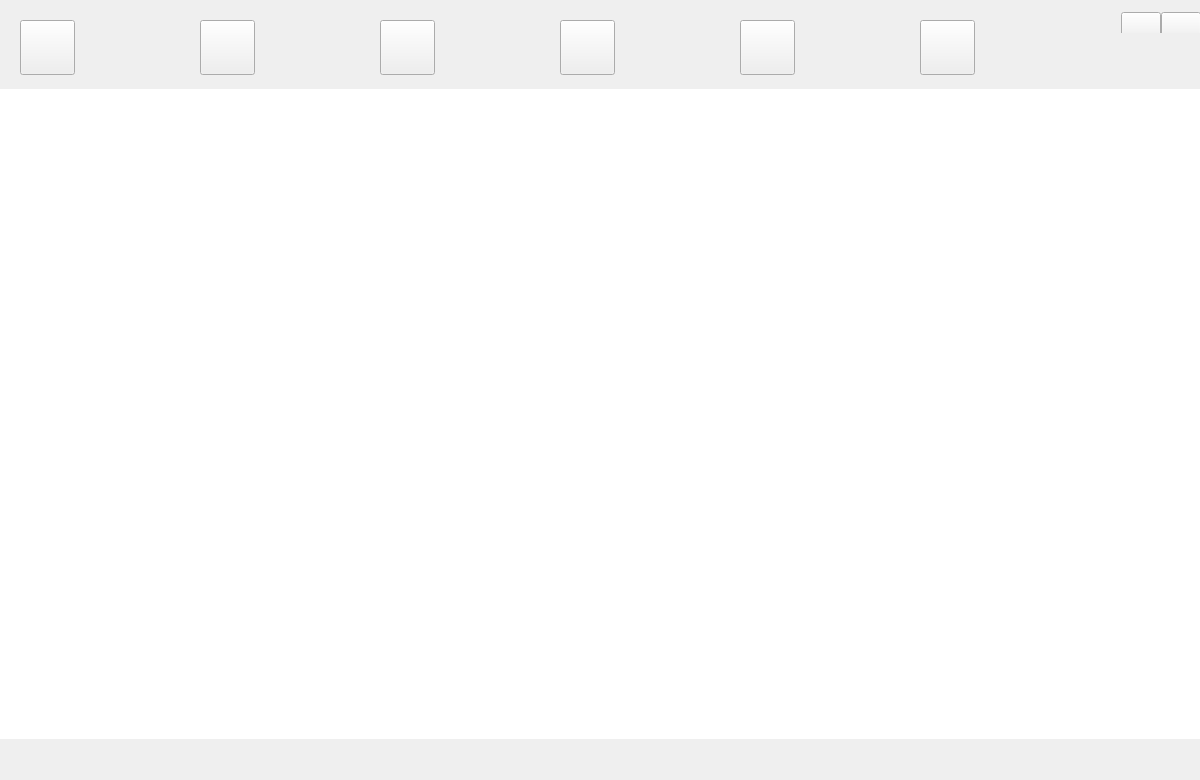
<?xml version="1.0" encoding="UTF-8"?>
<ui version="4.0">
 <class>MainWindow</class>
 <widget class="QMainWindow" name="MainWindow">
  <property name="geometry">
   <rect>
    <x>0</x>
    <y>0</y>
    <width>1200</width>
    <height>780</height>
   </rect>
  </property>
  <property name="windowTitle">
   <string>MainWindow</string>
  </property>
  <widget class="QWidget" name="centralWidget">
   <widget class="QStackedWidget" name="stackedWidget">
    <property name="enabled">
     <bool>true</bool>
    </property>
    <property name="geometry">
     <rect>
      <x>0</x>
      <y>89</y>
      <width>1200</width>
      <height>650</height>
     </rect>
    </property>
    <property name="styleSheet">
     <string notr="true">/*整体允许的设置*/
QCheckBox::indicator  {
    width:26px;
    height:26px;
}

QCheckBox::indicator:enabled:checked {
        image: url(:/Resources/MainWindow/checkedHook.png);
}
QCheckBox::indicator:enabled:unchecked {
        image: url(:/Resources/MainWindow/uncheckedHook.png);
}

QStackedWidget {
	background:#FFFFFF;
}

QWidget {
	background:#FFFFFF;
}

/*QScrollBar QSS*/
QScrollBar:vertical{     
	background:#FFFFFF; 
	padding-top:20px;   
	padding-bottom:20px; 
	padding-left:3px;   
	padding-right:3px;     
	border-left:1px solid #d7d7d7;
}
QScrollBar::handle:vertical{
	background:#dbdbdb;   
	border-radius:6px;  
	min-height:80px; 
}   
QScrollBar::handle:vertical:hover{
	background:#d0d0d0;
}  
QScrollBar::add-line:vertical{
	border-image:url(:/Resources/arrows.png) 0 24 0 12;
}  
QScrollBar::sub-line:vertical{
	border-image:url(:/Resources/arrows.png) 0 36 0 0;
}

QScrollBar:horizontal{  
	background:#FFFFFF;  
	padding-top:3px;  
	padding-bottom:3px;  
	padding-left:20px;  
	padding-right:20px;
}  
QScrollBar::handle:horizontal{  
	background:#dbdbdb;  
	border-radius:6px;  
	min-width:80px;
}  
QScrollBar::handle:horizontal:hover{  
	background:#d0d0d0;
} 
QScrollBar::add-line:horizontal{
	border-image:url(:/Resources/arrows.png) 0 0 0 36;
}  
QScrollBar::sub-line:horizontal{
	border-image:url(:/Resources/arrows.png) 0 12 0 24;
}


/*第一层界面设置*/
QTableView{  
        color: rgb(0, 0, 0);  
		border: none;
		/*border: 1px outset solid #C07010;
        border: none;
        gridline-color: rgb(155,144,194); */
        /*background-color: rgb(20, 20, 20); 
        alternate-background-color: rgb(145, 152, 159); 
        selection-background-color: rgb(130, 190, 100);*/
}  
   


QPushButton#pushButton_LastPage {
	width:25px; height:20px;
}
QPushButton#pushButton_GoPage {
	width:25px; height:20px;
}
QPushButton#pushButton_NextPage {
	width:25px; height:20px;
}
QPushButton#pushButton_OK {
	width:84px; height:20px;
}


QStackedWidget QTableView::item:!alternate:!selected{  
       /* background-color: rgb(220, 220, 220);   */
}  

/*按理应该再加上:horizontal ，但是借出错隐藏veritical header*/
QStackedWidget QHeaderView::section{  
        background-color:rgb(155,144,194);
        padding-left: 4px;  
        border: 1px thin solid rgb(0,0,0);  
        min-height: 30px;  
}  


QMenu::item:hover{background:lightblue;}</string>
    </property>
    <property name="currentIndex">
     <number>0</number>
    </property>
    <widget class="StackedScheduleWidget" name="page0"/>
    <widget class="StackedGradesWidget" name="page1"/>
    <widget class="StackedPlanCoursesWidget" name="page2"/>
    <widget class="StackedEvaluationWidget" name="page3"/>
    <widget class="StackedSelectClassWidget" name="page4"/>
    <widget class="StackedExamRelatedWidget" name="page5"/>
   </widget>
   <widget class="QWidget" name="title_widget" native="true">
    <property name="geometry">
     <rect>
      <x>0</x>
      <y>0</y>
      <width>1201</width>
      <height>90</height>
     </rect>
    </property>
    <property name="styleSheet">
     <string notr="true"/>
    </property>
    <widget class="QWidget" name="layoutWidget">
     <property name="geometry">
      <rect>
       <x>0</x>
       <y>1</y>
       <width>1201</width>
       <height>32</height>
      </rect>
     </property>
     <layout class="QHBoxLayout" name="horizontalLayout">
      <property name="spacing">
       <number>0</number>
      </property>
      <property name="rightMargin">
       <number>0</number>
      </property>
      <property name="bottomMargin">
       <number>0</number>
      </property>
      <item>
       <spacer name="horizontalSpacer">
        <property name="orientation">
         <enum>Qt::Horizontal</enum>
        </property>
        <property name="sizeHint" stdset="0">
         <size>
          <width>40</width>
          <height>20</height>
         </size>
        </property>
       </spacer>
      </item>
      <item>
       <widget class="QPushButton" name="pushButton_minimize">
        <property name="sizePolicy">
         <sizepolicy hsizetype="Minimum" vsizetype="Fixed">
          <horstretch>0</horstretch>
          <verstretch>0</verstretch>
         </sizepolicy>
        </property>
        <property name="minimumSize">
         <size>
          <width>30</width>
          <height>30</height>
         </size>
        </property>
        <property name="styleSheet">
         <string notr="true">QPushButton#pushButton_minimize
{
    border-image:url(:/Resources/minback.png) 0 60 0 0 ;
}

QPushButton#pushButton_minimize:hover
{
    border-image:url(:/Resources/minback.png) 0 30 0 30 ;
}

QPushButton#pushButton_minimize:pressed
{
    border-image:url(:/Resources/minback.png) 0 0 0 60 ;
}</string>
        </property>
        <property name="text">
         <string/>
        </property>
       </widget>
      </item>
      <item>
       <widget class="QPushButton" name="pushButton_close">
        <property name="minimumSize">
         <size>
          <width>30</width>
          <height>30</height>
         </size>
        </property>
        <property name="styleSheet">
         <string notr="true">QPushButton#pushButton_close
{
    border-image:url(:/Resources/closeback.png) 0 60 0 0 ;
}

QPushButton#pushButton_close:hover
{
    border-image:url(:/Resources/closeback.png) 0 30 0 30 ;
}

QPushButton#pushButton_close:pressed
{
    border-image:url(:/Resources/closeback.png) 0 0 0 60 ;
}</string>
        </property>
        <property name="text">
         <string/>
        </property>
       </widget>
      </item>
     </layout>
    </widget>
    <widget class="QPushButton" name="stackButton1">
     <property name="geometry">
      <rect>
       <x>200</x>
       <y>20</y>
       <width>55</width>
       <height>55</height>
      </rect>
     </property>
     <property name="styleSheet">
      <string notr="true">QPushButton#stackButton1{
	border-image:url(:/Resources/MainWindow/score.png);
}</string>
     </property>
     <property name="text">
      <string/>
     </property>
    </widget>
    <widget class="QPushButton" name="stackButton5">
     <property name="geometry">
      <rect>
       <x>920</x>
       <y>20</y>
       <width>55</width>
       <height>55</height>
      </rect>
     </property>
     <property name="styleSheet">
      <string notr="true">QPushButton#stackButton5{
	border-image:url(:/Resources/MainWindow/exam.png);
}</string>
     </property>
     <property name="text">
      <string/>
     </property>
    </widget>
    <widget class="QPushButton" name="stackButton4">
     <property name="geometry">
      <rect>
       <x>740</x>
       <y>20</y>
       <width>55</width>
       <height>55</height>
      </rect>
     </property>
     <property name="styleSheet">
      <string notr="true">QPushButton#stackButton4{
	border-image:url(:/Resources/MainWindow/choose.png);
}</string>
     </property>
     <property name="text">
      <string/>
     </property>
    </widget>
    <widget class="QPushButton" name="stackButton0">
     <property name="geometry">
      <rect>
       <x>20</x>
       <y>20</y>
       <width>55</width>
       <height>55</height>
      </rect>
     </property>
     <property name="styleSheet">
      <string notr="true">QPushButton#stackButton0{
	border-image:url(:/Resources/MainWindow/classSchedule.png);
}</string>
     </property>
     <property name="text">
      <string/>
     </property>
    </widget>
    <widget class="QPushButton" name="stackButton3">
     <property name="geometry">
      <rect>
       <x>560</x>
       <y>20</y>
       <width>55</width>
       <height>55</height>
      </rect>
     </property>
     <property name="styleSheet">
      <string notr="true">QPushButton#stackButton3{
	border-image:url(:/Resources/MainWindow/evaluate.png);
}</string>
     </property>
     <property name="text">
      <string/>
     </property>
    </widget>
    <widget class="QPushButton" name="stackButton2">
     <property name="geometry">
      <rect>
       <x>380</x>
       <y>20</y>
       <width>55</width>
       <height>55</height>
      </rect>
     </property>
     <property name="styleSheet">
      <string notr="true">QPushButton#stackButton2{
	border-image:url(:/Resources/MainWindow/program.png);
}</string>
     </property>
     <property name="text">
      <string/>
     </property>
    </widget>
   </widget>
  </widget>
 </widget>
 <layoutdefault spacing="6" margin="11"/>
 <customwidgets>
  <customwidget>
   <class>StackedExamRelatedWidget</class>
   <extends>QWidget</extends>
   <header>Sources/Widgets/StackedExamRelatedWidget.h</header>
   <container>1</container>
  </customwidget>
  <customwidget>
   <class>StackedSelectClassWidget</class>
   <extends>QWidget</extends>
   <header>Sources/Widgets/StackedSelectClassWidget.h</header>
   <container>1</container>
  </customwidget>
  <customwidget>
   <class>StackedGradesWidget</class>
   <extends>QWidget</extends>
   <header>Sources/Widgets/StackedGradesWidget.h</header>
   <container>1</container>
  </customwidget>
  <customwidget>
   <class>StackedEvaluationWidget</class>
   <extends>QWidget</extends>
   <header>Sources/Widgets/StackedEvaluationWidget.h</header>
   <container>1</container>
  </customwidget>
  <customwidget>
   <class>StackedPlanCoursesWidget</class>
   <extends>QWidget</extends>
   <header>Sources/Widgets/StackedPlanCoursesWidget.h</header>
   <container>1</container>
  </customwidget>
  <customwidget>
   <class>StackedScheduleWidget</class>
   <extends>QWidget</extends>
   <header>Sources/Widgets/StackedScheduleWidget.h</header>
   <container>1</container>
  </customwidget>
 </customwidgets>
 <resources/>
 <connections>
  <connection>
   <sender>pushButton_close</sender>
   <signal>clicked()</signal>
   <receiver>MainWindow</receiver>
   <slot>hide()</slot>
   <hints>
    <hint type="sourcelabel">
     <x>1199</x>
     <y>31</y>
    </hint>
    <hint type="destinationlabel">
     <x>1212</x>
     <y>130</y>
    </hint>
   </hints>
  </connection>
 </connections>
</ui>
